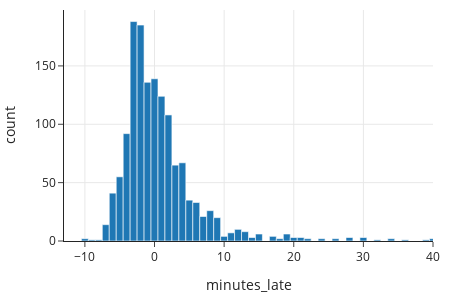

Source (notebook cell):
### Markdown cell above
So far, we have examined the distribution of the number of minutes the bus is late. We create another histogram of this delay for the subset of data that we are analyzing (northbound C line stops that are scheduled to arrive 12 minutes after the previous bus).

### Code cell
fig = px.histogram(bus_c_n_12, x='minutes_late', 
                   nbins=120, width=450, height=300)

fig.update_xaxes(range=[-13, 40])

fig.show()

### Figure 1 — Plotly figure (JSON) as saved in the notebook; plotly's stock layout.template omitted (floating-point values rounded to 4 significant figures; data arrays with more than 128 entries replaced by an {"elided": "..."} marker saying what was removed)
{"data": [{"alignmentgroup": "True", "bingroup": "x", "hovertemplate": "minutes_late=%{x}<br>count=%{y}<extra></extra>", "legendgroup": "", "marker": {"color": "#1F77B4", "pattern": {"shape": ""}}, "name": "", "nbinsx": 120, "offsetgroup": "", "orientation": "v", "showlegend": false, "type": "histogram", "x": {"elided": "1434 float values"}, "xaxis": "x", "yaxis": "y"}], "layout": {"barmode": "relative", "height": 300, "legend": {"tracegroupgap": 0}, "width": 450, "xaxis": {"anchor": "y", "domain": [0, 1], "range": [-13, 40], "title": {"text": "minutes_late"}, "type": "linear"}, "yaxis": {"anchor": "x", "autorange": true, "domain": [0, 1], "range": [0, 197.9], "title": {"text": "count"}}}}
